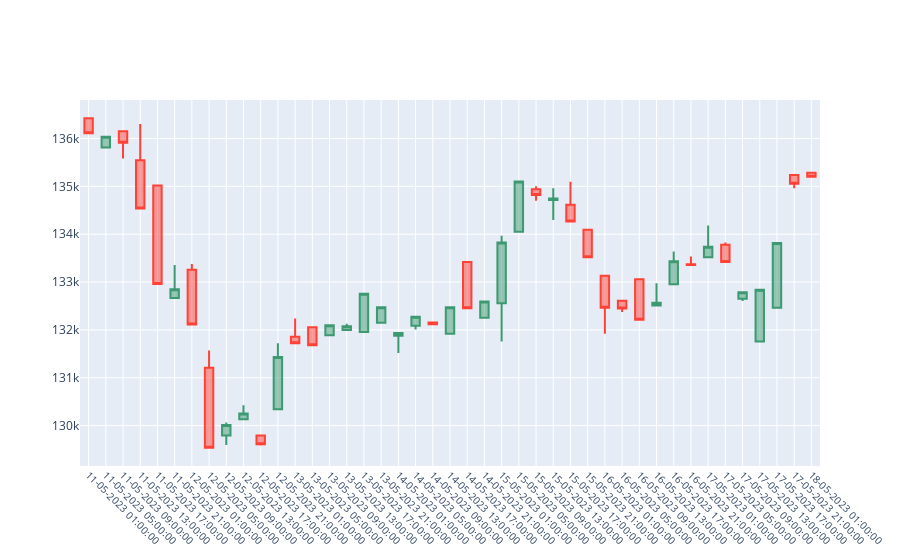

The notebook cell this image was saved under:
### Code cell
fig = go.Figure(
    data=[
        go.Candlestick(
            x=df_final_ohlc['data_hora'],
            open=df_final_ohlc['open'],
            high=df_final_ohlc['high'],
            low=df_final_ohlc['low'],
            close=df_final_ohlc['close']
        )
    ]
)

fig.update_layout(xaxis_rangeslider_visible=False, 
                  legend_orientation="h")
fig.update_xaxes(
    tickformat='%d/%m/%Y\n%H:%M:%S',
    tickangle=45,
    dtick='M1',
    tickfont=dict(size=10)
)
fig.show()
